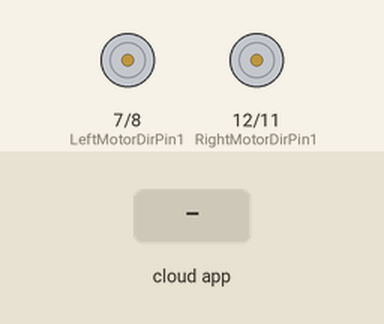
A sketch run on a simulated Arduino Uno, built with avr-gcc and run on an emulated ATmega328P. Shown: motor-driver pin pairs drawn as motors (green arrow = first pin HIGH = forward, orange = second pin HIGH = backward, longer = more drive, scaled by the enable pin). The test bench sets the inputs (shaded band). The ROS host is connected and sends only what is stated.

Above: at 1.2 s.
1.3 s: the phone or cloud app sets linear.x to -100
At 1.7 s:
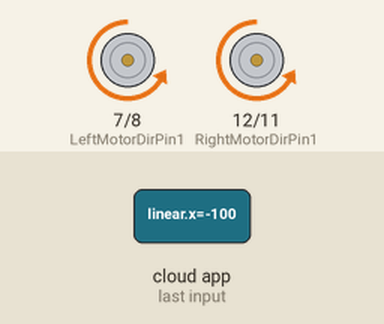
2.8 s: the phone or cloud app sets linear.x to 0
At 4.0 s:
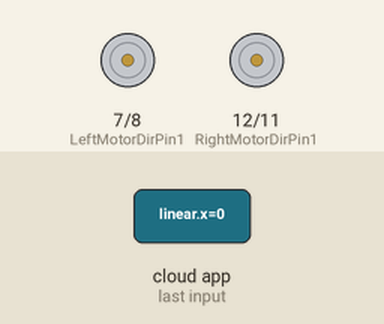
4.3 s: the phone or cloud app sets linear.x to 100
At 5.2 s:
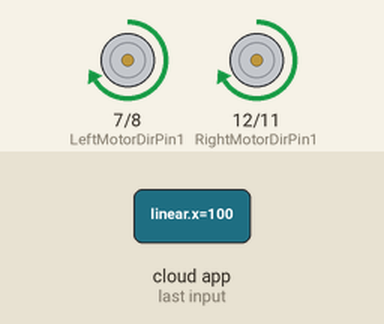
5.8 s: the phone or cloud app sets angular.z to -100
At 6.3 s:
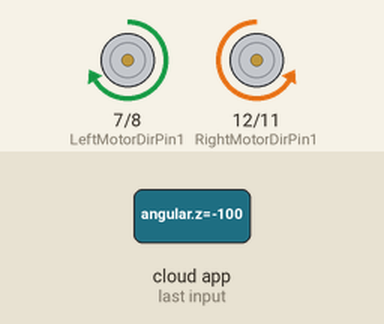
7.3 s: the phone or cloud app sets angular.z to 100
At 8.5 s:
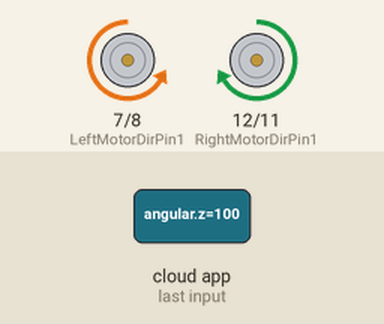
8.8 s: the phone or cloud app sets angular.z to 0
At 9.9 s:
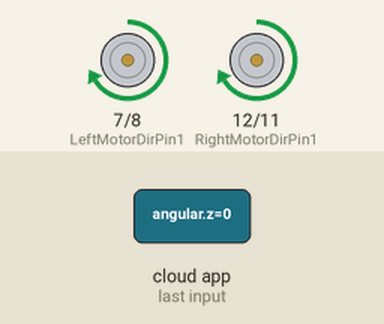
Timing chart, 0 to 11.3 s (numbered marks = the images above; inputs shaded):
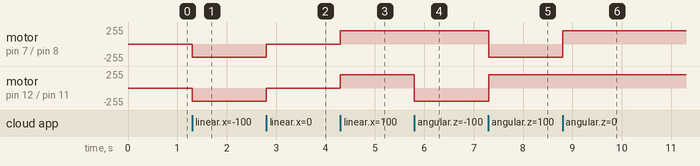

Measured:
- after the input at 1.3 s, motor on pin 7 (LeftMotorDirPin1) / pin 8 (LeftMotorDirPin2), motor on pin 12 (RightMotorDirPin1) / pin 11 (RightMotorDirPin2): stopped → backward 200/255 at once
- after the input at 2.8 s, motor on pin 7 (LeftMotorDirPin1) / pin 8 (LeftMotorDirPin2), motor on pin 12 (RightMotorDirPin1) / pin 11 (RightMotorDirPin2): backward 200/255 → stopped at once
- after the input at 4.3 s, motor on pin 7 (LeftMotorDirPin1) / pin 8 (LeftMotorDirPin2), motor on pin 12 (RightMotorDirPin1) / pin 11 (RightMotorDirPin2): stopped → forward 200/255 at once
- after the input at 5.8 s, motor on pin 12 (RightMotorDirPin1) / pin 11 (RightMotorDirPin2): forward 200/255 → backward 200/255 at once
- after the input at 7.3 s, motor on pin 7 (LeftMotorDirPin1) / pin 8 (LeftMotorDirPin2): forward 200/255 → backward 200/255 at once; motor on pin 12 (RightMotorDirPin1) / pin 11 (RightMotorDirPin2): backward 200/255 → forward 200/255 at once
- after the input at 8.8 s, motor on pin 7 (LeftMotorDirPin1) / pin 8 (LeftMotorDirPin2): backward 200/255 → forward 200/255 at once

The sketch:

rosserial.ino
```cpp
#include <ros.h>
#include <ros/time.h>
#include <std_msgs/String.h>
#include <geometry_msgs/Twist.h>

//Node handler for subscribing to the topic
ros::NodeHandle nh;
geometry_msgs::Twist msg;

#define speedPinR 3    //  RIGHT PWM pin connect MODEL-X ENA
#define RightMotorDirPin1  12    //Right Motor direction pin 1 to MODEL-X IN1
#define RightMotorDirPin2  11    //Right Motor direction pin 2 to MODEL-X IN2
#define speedPinL 6    // Left PWM pin connect MODEL-X ENB
#define LeftMotorDirPin1  7    //Left Motor direction pin 1 to MODEL-X IN3
#define LeftMotorDirPin2  8   //Left Motor direction pin 1 to MODEL-X IN4

float move1;
float move2;

/*motor control*/
void go_Advance(void)  //Forward
{
  digitalWrite(RightMotorDirPin1, HIGH);
  digitalWrite(RightMotorDirPin2,LOW);
  digitalWrite(LeftMotorDirPin1,HIGH);
  digitalWrite(LeftMotorDirPin2,LOW);
  analogWrite(speedPinL,200);
  analogWrite(speedPinR,200);
}
void go_Left(int t=0)  //Turn left
{
  digitalWrite(RightMotorDirPin1, HIGH);
  digitalWrite(RightMotorDirPin2,LOW);
  digitalWrite(LeftMotorDirPin1,LOW);
  digitalWrite(LeftMotorDirPin2,HIGH);
  analogWrite(speedPinL,200);
  analogWrite(speedPinR,200);
  delay(t);
}
void go_Right(int t=0)  //Turn right
{
  digitalWrite(RightMotorDirPin1, LOW);
  digitalWrite(RightMotorDirPin2,HIGH);
  digitalWrite(LeftMotorDirPin1,HIGH);
  digitalWrite(LeftMotorDirPin2,LOW);
  analogWrite(speedPinL,200);
  analogWrite(speedPinR,200);
  delay(t);
}
void go_Back(int t=0)  //Reverse
{
  digitalWrite(RightMotorDirPin1, LOW);
  digitalWrite(RightMotorDirPin2,HIGH);
  digitalWrite(LeftMotorDirPin1,LOW);
  digitalWrite(LeftMotorDirPin2,HIGH);
  analogWrite(speedPinL,200);
  analogWrite(speedPinR,200);
  delay(t);
}
void stop_Stop()    //Stop
{
  digitalWrite(RightMotorDirPin1, LOW);
  digitalWrite(RightMotorDirPin2,LOW);
  digitalWrite(LeftMotorDirPin1,LOW);
  digitalWrite(LeftMotorDirPin2,LOW);
}
/*set motor speed */
void set_Motorspeed(int speed_L,int speed_R)
{
  analogWrite(speedPinL,speed_L);
  analogWrite(speedPinR,speed_R);
}

//Pins initialize
void init_GPIO()
{
  pinMode(RightMotorDirPin1, OUTPUT);
  pinMode(RightMotorDirPin2, OUTPUT);
  pinMode(speedPinL, OUTPUT);

  pinMode(LeftMotorDirPin1, OUTPUT);
  pinMode(LeftMotorDirPin2, OUTPUT);
  pinMode(speedPinR, OUTPUT);
  stop_Stop();
}

void callback(const geometry_msgs::Twist& cmd_vel)
{
  move1 = cmd_vel.linear.x;
  move2 = cmd_vel.angular.z;
  if (move1 > 0 && move2 == 0)
  {
    go_Advance();
  }
  else if (move1 > 0 && move2 > 0 )
  {
    go_Left();
  }
  else if (move1 > 0 && move2 < 0 )
  {
    go_Right();
  }
  else if (move1 < 0)
  {
    go_Back();
  }
  else
  {
    stop_Stop();
  }
}

ros::Subscriber <geometry_msgs::Twist> sub("/cmd_vel", callback);

void setup()
{
  nh.initNode();
  nh.subscribe(sub);

  pinMode(LeftMotorDirPin1, OUTPUT);
  pinMode(LeftMotorDirPin2, OUTPUT);
  pinMode(RightMotorDirPin1, OUTPUT);
  pinMode(RightMotorDirPin2, OUTPUT);
  pinMode(speedPinR, OUTPUT);
  pinMode(speedPinL, OUTPUT);
  //Serial.begin(9600);

}

void loop()
{
  nh.spinOnce();
  delay(1);
 }
```
